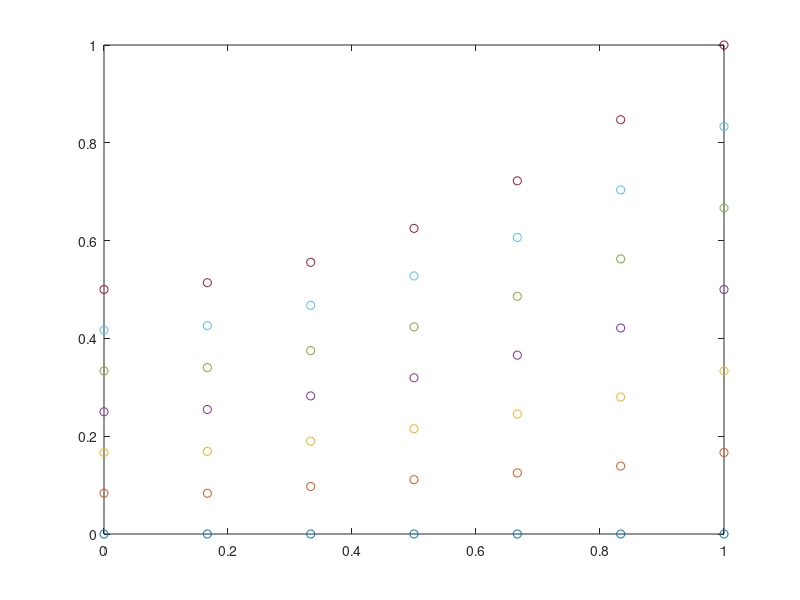
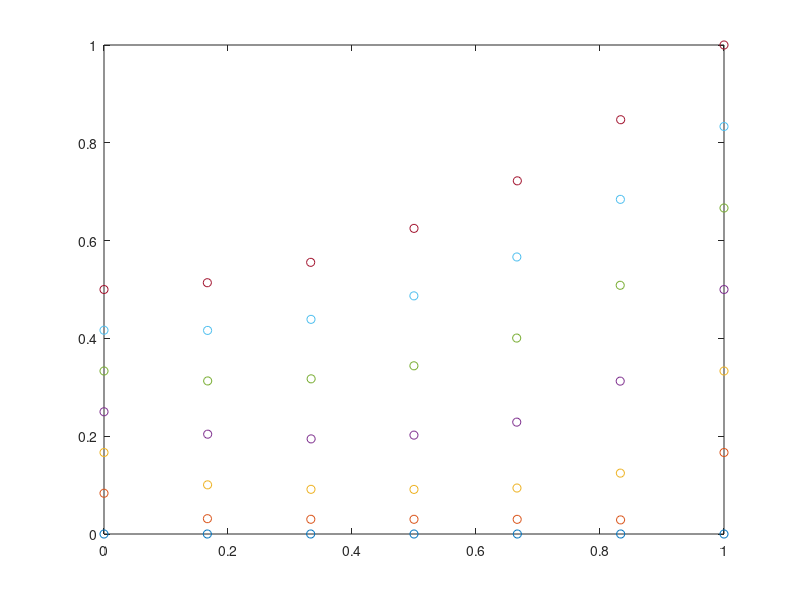

MATLAB code for these plots, in order:
clc
clear
clf
clf reset

% TFI INTERPOLATION
x = [0 0 0 0 0 0 0
0.166667 0.166667 0.166667 0.166667 0.166667 0.166667 0.166667
0.333333 0.333333 0.333333 0.333333 0.333333 0.333333 0.333333
0.5 0.5 0.5 0.5 0.5 0.5 0.5
0.666667 0.666667 0.666667 0.666667 0.666667 0.666667 0.666667
0.833333 0.833333 0.833333 0.833333 0.833333 0.833333 0.833333
1 1 1 1 1 1 1];
y = [0 0.0833333 0.166667 0.25 0.333333 0.416667 0.5
0 0.0833333 0.168981 0.25463 0.340278 0.425926 0.513889
0 0.0972222 0.189815 0.282407 0.375 0.467593 0.555556
0 0.111111 0.215278 0.319444 0.423611 0.527778 0.625
0 0.125 0.24537 0.365741 0.486111 0.606481 0.722222
0 0.138889 0.280093 0.421296 0.5625 0.703704 0.847222
0 0.166667 0.333333 0.5 0.666667 0.833333 1];

figure(1)
plot(x,y,'o');

% LAPLACE INTERPOLATION
x = [0 0 0 0 0 0 0
0.166667 0.166821 0.167056 0.167232 0.167238 0.167064 0.166667
0.333333 0.333547 0.33384 0.334068 0.334082 0.333856 0.333333
0.5 0.499987 0.499961 0.499916 0.499853 0.499824 0.5
0.666667 0.666426 0.666067 0.66572 0.665622 0.665876 0.666667
0.833333 0.833158 0.83284 0.832571 0.832585 0.832866 0.833333
1 1 1 1 1 1 1];
y = [0 0.0833333 0.166667 0.25 0.333333 0.416667 0.5
0 0.0313473 0.10053 0.204145 0.313008 0.416338 0.513889
0 0.0301209 0.0913691 0.194492 0.317305 0.438959 0.555556
0 0.0300764 0.0912005 0.202205 0.343972 0.487022 0.625
0 0.0299861 0.0940189 0.228775 0.400708 0.566516 0.722222
0 0.0288394 0.124492 0.312599 0.50862 0.684345 0.847222
0 0.166667 0.333333 0.5 0.666667 0.833333 1];

figure(2)
plot(x,y,'o');
